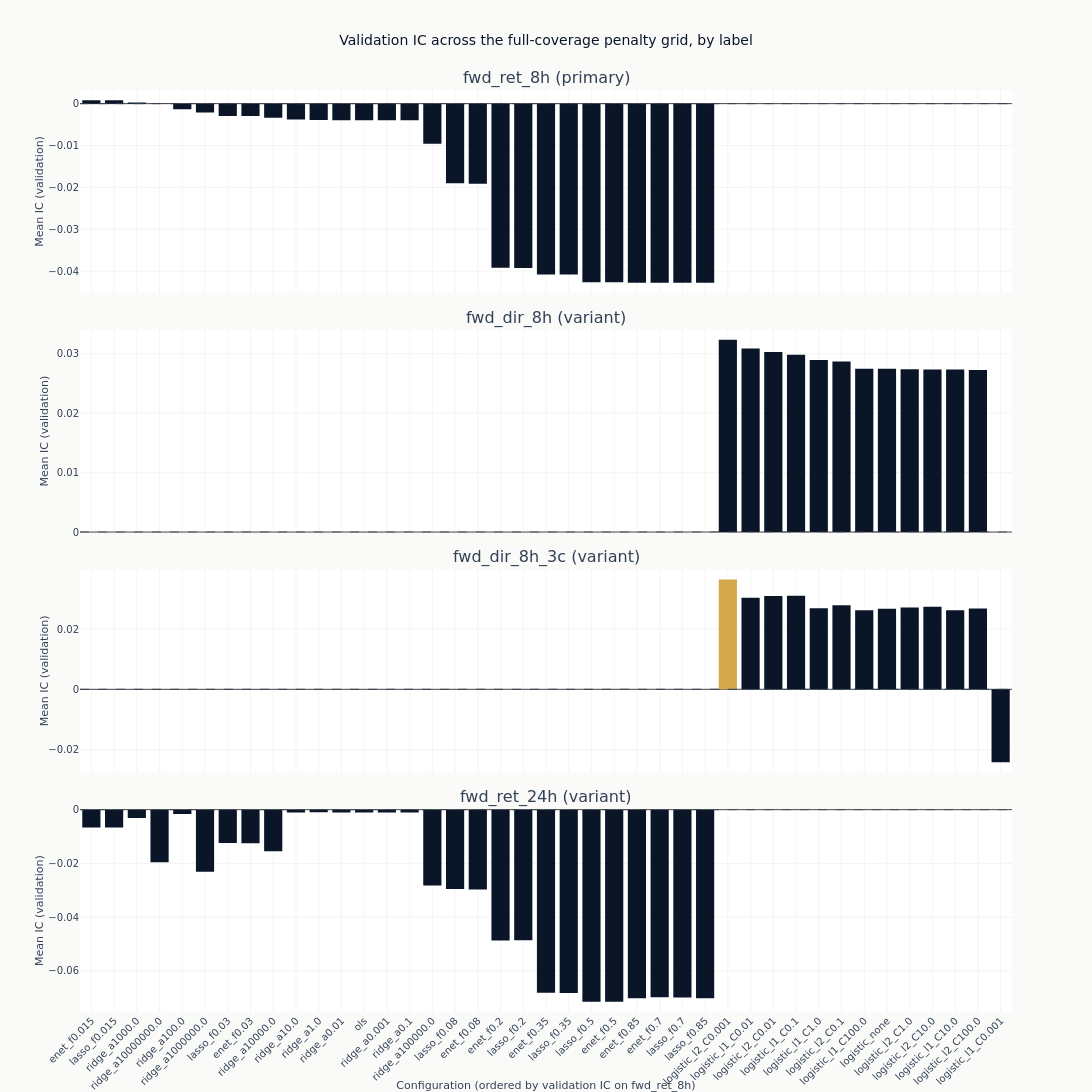

Notebook code for this chart:
### Markdown cell above
### How the penalty grid ranks

One panel per label, so the same grid can be read at each formulation. Only the configurations
measured on all of their own label's validation timestamps are charted. The zero line is the
reference that matters: a bar below it is a model whose ranking pointed the wrong way out of
sample.

**The configurations are in the same order in every panel**, that order being their ranking on
the primary label. Sorting each panel independently would put a different configuration at each
left edge and make the panels look alike whatever the numbers did.

The axis then shows something the menus decide rather than the models: the two return labels
declare penalized least-squares configurations and the two direction labels declare penalized
logistic ones, and the two sets share no names. Each panel therefore fills the half of the axis
its own menu covers and leaves the other half empty. That gap is the menu, not a missing result.

**Each panel has its own vertical scale.** The labels do not produce ICs of the same size, and a
shared scale would flatten the smaller ones to a line. Read a panel for the shape of its
ranking, and the frame above rather than the bar heights when comparing panels.

### Code cell
def compact(params: str) -> str:
    """Render declared parameters for a label: `alpha=1000000.0` reads as `alpha=1e+06`."""
    return re.sub(r"\d+\.?\d*(?:[eE][+-]?\d+)?", lambda m: f"{float(m.group()):g}", params)


primary = primary_label(study)
full = catalog.filter("full_coverage")
charted = sorted(set(full.get_column("label")))
# The primary label leads when it was fitted. A subset run that leaves it out orders the panels
# by whichever label it did fit rather than by one that is not there.
panel_labels = [label for label in [primary] if label in charted] + [
    label for label in charted if label != primary
]
order_label = panel_labels[0]
config_order = (
    full.filter(pl.col("label") == order_label)
    .sort("ic_mean", descending=True)
    .get_column("config_name")
    .to_list()
)
leader = full.sort("ic_mean", descending=True).row(0, named=True)

fig_ic = make_subplots(
    rows=len(panel_labels),
    cols=1,
    shared_xaxes=True,
    vertical_spacing=0.04,
    subplot_titles=[
        f"{label} ({'primary' if label == primary else 'variant'})" for label in panel_labels
    ],
)
for row, label in enumerate(panel_labels, start=1):
    panel = full.filter(pl.col("label") == label)
    fig_ic.add_trace(
        go.Bar(
            x=panel.get_column("config_name").to_list(),
            y=panel.get_column("ic_mean").to_list(),
            marker_color=[
                COLORS["amber"]
                if (name, label) == (leader["config_name"], leader["label"])
                else COLORS["blue"]
                for name in panel.get_column("config_name")
            ],
        ),
        row=row,
        col=1,
    )
    fig_ic.add_hline(
        y=0, line_width=1, line_dash="dash", line_color=COLORS["neutral"], row=row, col=1
    )
    fig_ic.update_yaxes(title_text="Mean IC (validation)", row=row, col=1)
fig_ic.update_xaxes(
    categoryorder="array",
    categoryarray=config_order,
    tickangle=-45,
    title_text=f"Configuration (ordered by validation IC on {order_label})",
    row=len(panel_labels),
    col=1,
)
fig_ic.update_layout(
    title="Validation IC across the full-coverage penalty grid, by label",
    height=300 * len(panel_labels),
    width=1100,
    showlegend=False,
    margin=dict(t=90),
)
show_plotly_with_alt(
    fig_ic,
    "Stacked bar charts of mean validation information coefficient across the linear penalty "
    "grid, one panel per label and the configurations in the same order in each, that order "
    f"being their ranking on {order_label}. Each panel carries a dashed zero line. The highest "
    f"bar anywhere is {leader['config_name']} ({compact(leader['params'])}) on {leader['label']} "
    f"at IC {leader['ic_mean']:+.3f}, highlighted in amber.",
)

### Figure 1 — Plotly figure (JSON) as saved in the notebook; plotly's stock layout.template omitted (floating-point values rounded to 4 significant figures)
{"data": [{"marker": {"color": ["#0a1628", "#0a1628", "#0a1628", "#0a1628", "#0a1628", "#0a1628", "#0a1628", "#0a1628", "#0a1628", "#0a1628", "#0a1628", "#0a1628", "#0a1628", "#0a1628", "#0a1628", "#0a1628", "#0a1628", "#0a1628", "#0a1628", "#0a1628", "#0a1628", "#0a1628", "#0a1628", "#0a1628", "#0a1628", "#0a1628", "#0a1628", "#0a1628"]}, "type": "bar", "x": ["enet_f0.015", "lasso_f0.015", "ridge_a1000.0", "ridge_a10000000.0", "ridge_a100.0", "ridge_a1000000.0", "lasso_f0.03", "enet_f0.03", "ridge_a10000.0", "ridge_a10.0", "ridge_a1.0", "ridge_a0.01", "ols", "ridge_a0.001", "ridge_a0.1", "ridge_a100000.0", "lasso_f0.08", "enet_f0.08", "enet_f0.2", "lasso_f0.2", "enet_f0.35", "lasso_f0.35", "lasso_f0.5", "enet_f0.5", "enet_f0.85", "enet_f0.7", "lasso_f0.7", "lasso_f0.85"], "xaxis": "x", "y": [0.0008378, 0.0008231, 0.0002806, 1.938e-05, -0.001365, -0.002138, -0.00296, -0.002967, -0.003391, -0.003772, -0.003917, -0.003939, -0.003942, -0.003942, -0.003943, -0.009545, -0.01903, -0.01913, -0.0392, -0.03927, -0.04078, -0.04081, -0.04267, -0.04267, -0.04275, -0.04275, -0.04275, -0.04275], "yaxis": "y"}, {"marker": {"color": ["#0a1628", "#0a1628", "#0a1628", "#0a1628", "#0a1628", "#0a1628", "#0a1628", "#0a1628", "#0a1628", "#0a1628", "#0a1628", "#0a1628"]}, "type": "bar", "x": ["logistic_l2_C0.001", "logistic_l1_C0.01", "logistic_l2_C0.01", "logistic_l1_C0.1", "logistic_l1_C1.0", "logistic_l2_C0.1", "logistic_l1_C100.0", "logistic_none", "logistic_l2_C1.0", "logistic_l2_C10.0", "logistic_l1_C10.0", "logistic_l2_C100.0"], "xaxis": "x2", "y": [0.03234, 0.03087, 0.03028, 0.02985, 0.02894, 0.0287, 0.02748, 0.02747, 0.0274, 0.02737, 0.02735, 0.02728], "yaxis": "y2"}, {"marker": {"color": ["#D4A84B", "#0a1628", "#0a1628", "#0a1628", "#0a1628", "#0a1628", "#0a1628", "#0a1628", "#0a1628", "#0a1628", "#0a1628", "#0a1628", "#0a1628"]}, "type": "bar", "x": ["logistic_l2_C0.001", "logistic_l1_C0.1", "logistic_l2_C0.01", "logistic_l1_C0.01", "logistic_l2_C0.1", "logistic_l2_C10.0", "logistic_l2_C1.0", "logistic_l1_C1.0", "logistic_l2_C100.0", "logistic_none", "logistic_l1_C10.0", "logistic_l1_C100.0", "logistic_l1_C0.001"], "xaxis": "x3", "y": [0.0364, 0.03107, 0.03097, 0.03033, 0.02791, 0.02734, 0.02713, 0.02692, 0.02683, 0.02671, 0.02624, 0.02622, -0.02416], "yaxis": "y3"}, {"marker": {"color": ["#0a1628", "#0a1628", "#0a1628", "#0a1628", "#0a1628", "#0a1628", "#0a1628", "#0a1628", "#0a1628", "#0a1628", "#0a1628", "#0a1628", "#0a1628", "#0a1628", "#0a1628", "#0a1628", "#0a1628", "#0a1628", "#0a1628", "#0a1628", "#0a1628", "#0a1628", "#0a1628", "#0a1628", "#0a1628", "#0a1628", "#0a1628", "#0a1628"]}, "type": "bar", "x": ["ridge_a1.0", "ols", "ridge_a0.001", "ridge_a0.1", "ridge_a0.01", "ridge_a10.0", "ridge_a100.0", "ridge_a1000.0", "lasso_f0.015", "enet_f0.015", "lasso_f0.03", "enet_f0.03", "ridge_a10000.0", "ridge_a10000000.0", "ridge_a1000000.0", "ridge_a100000.0", "lasso_f0.08", "enet_f0.08", "lasso_f0.2", "enet_f0.2", "enet_f0.35", "lasso_f0.35", "enet_f0.7", "lasso_f0.7", "lasso_f0.85", "enet_f0.85", "lasso_f0.5", "enet_f0.5"], "xaxis": "x4", "y": [-0.001004, -0.001012, -0.001013, -0.001014, -0.001018, -0.001073, -0.001613, -0.003119, -0.006634, -0.006671, -0.01242, -0.0125, -0.01544, -0.01955, -0.02315, -0.02825, -0.02956, -0.02972, -0.04861, -0.04873, -0.06819, -0.06825, -0.06979, -0.06993, -0.07016, -0.07016, -0.07153, -0.07154], "yaxis": "y4"}], "layout": {"annotations": [{"font": {"size": 16}, "showarrow": false, "text": "fwd_ret_8h (primary)", "x": 0.5, "xanchor": "center", "xref": "paper", "y": 1.0, "yanchor": "bottom", "yref": "paper"}, {"font": {"size": 16}, "showarrow": false, "text": "fwd_dir_8h (variant)", "x": 0.5, "xanchor": "center", "xref": "paper", "y": 0.74, "yanchor": "bottom", "yref": "paper"}, {"font": {"size": 16}, "showarrow": false, "text": "fwd_dir_8h_3c (variant)", "x": 0.5, "xanchor": "center", "xref": "paper", "y": 0.48, "yanchor": "bottom", "yref": "paper"}, {"font": {"size": 16}, "showarrow": false, "text": "fwd_ret_24h (variant)", "x": 0.5, "xanchor": "center", "xref": "paper", "y": 0.22, "yanchor": "bottom", "yref": "paper"}], "height": 1200, "margin": {"t": 90}, "shapes": [{"line": {"color": "#334155", "dash": "dash", "width": 1}, "type": "line", "x0": 0, "x1": 1, "xref": "x domain", "y0": 0, "y1": 0, "yref": "y"}, {"line": {"color": "#334155", "dash": "dash", "width": 1}, "type": "line", "x0": 0, "x1": 1, "xref": "x2 domain", "y0": 0, "y1": 0, "yref": "y2"}, {"line": {"color": "#334155", "dash": "dash", "width": 1}, "type": "line", "x0": 0, "x1": 1, "xref": "x3 domain", "y0": 0, "y1": 0, "yref": "y3"}, {"line": {"color": "#334155", "dash": "dash", "width": 1}, "type": "line", "x0": 0, "x1": 1, "xref": "x4 domain", "y0": 0, "y1": 0, "yref": "y4"}], "showlegend": false, "title": {"text": "Validation IC across the full-coverage penalty grid, by label"}, "width": 1100, "xaxis": {"anchor": "y", "domain": [0.0, 1.0], "matches": "x4", "showticklabels": false}, "xaxis2": {"anchor": "y2", "domain": [0.0, 1.0], "matches": "x4", "showticklabels": false}, "xaxis3": {"anchor": "y3", "domain": [0.0, 1.0], "matches": "x4", "showticklabels": false}, "xaxis4": {"anchor": "y4", "categoryarray": ["enet_f0.015", "lasso_f0.015", "ridge_a1000.0", "ridge_a10000000.0", "ridge_a100.0", "ridge_a1000000.0", "lasso_f0.03", "enet_f0.03", "ridge_a10000.0", "ridge_a10.0", "ridge_a1.0", "ridge_a0.01", "ols", "ridge_a0.001", "ridge_a0.1", "ridge_a100000.0", "lasso_f0.08", "enet_f0.08", "enet_f0.2", "lasso_f0.2", "enet_f0.35", "lasso_f0.35", "lasso_f0.5", "enet_f0.5", "enet_f0.85", "enet_f0.7", "lasso_f0.7", "lasso_f0.85"], "categoryorder": "array", "domain": [0.0, 1.0], "tickangle": -45, "title": {"text": "Configuration (ordered by validation IC on fwd_ret_8h)"}}, "yaxis": {"anchor": "x", "domain": [0.78, 1.0], "title": {"text": "Mean IC (validation)"}}, "yaxis2": {"anchor": "x2", "domain": [0.52, 0.74], "title": {"text": "Mean IC (validation)"}}, "yaxis3": {"anchor": "x3", "domain": [0.26, 0.48], "title": {"text": "Mean IC (validation)"}}, "yaxis4": {"anchor": "x4", "domain": [0.0, 0.22], "title": {"text": "Mean IC (validation)"}}}}
